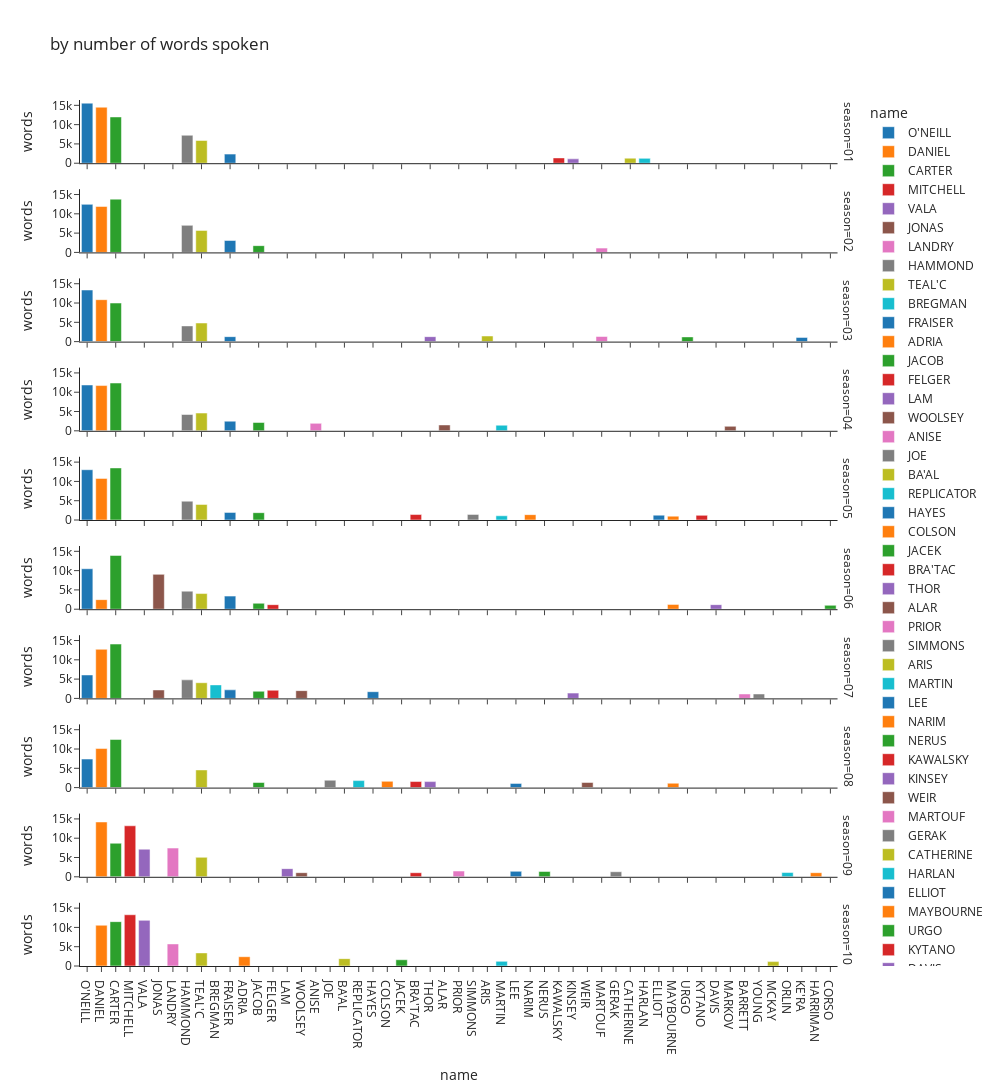

The cell this chart's notebook holds for it:
### Code cell
gc.collect()
px.bar(
    by_season.sort("words", descending=True).filter(pl.col("words") >= 1000),
    x="name",
    y="words",
    color="name",
    title="by number of words spoken",
    facet_row="season",
    template="simple_white",
    category_orders={
        "season": by_season.select(pl.col("season"))
        .unique()
        .sort("season")
        .to_series()
        .to_list()
    },
    width=1000,
    height=2000,
)
